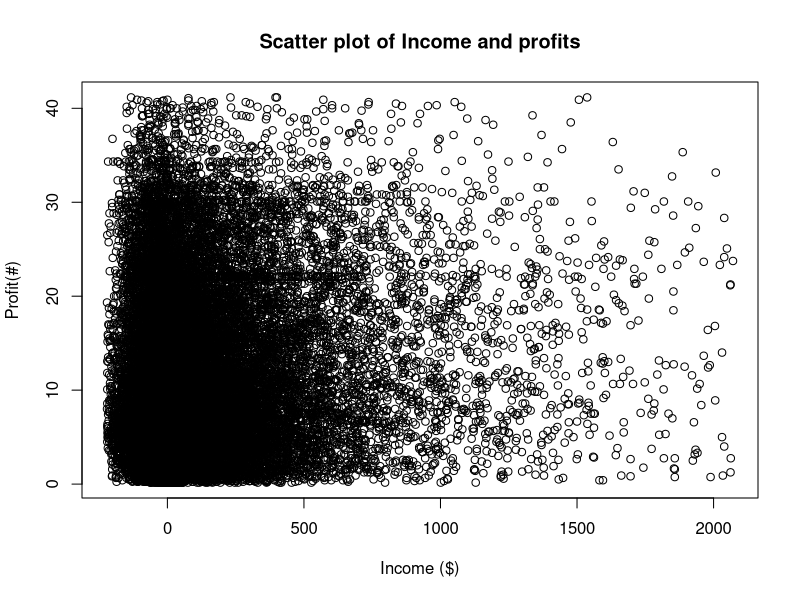
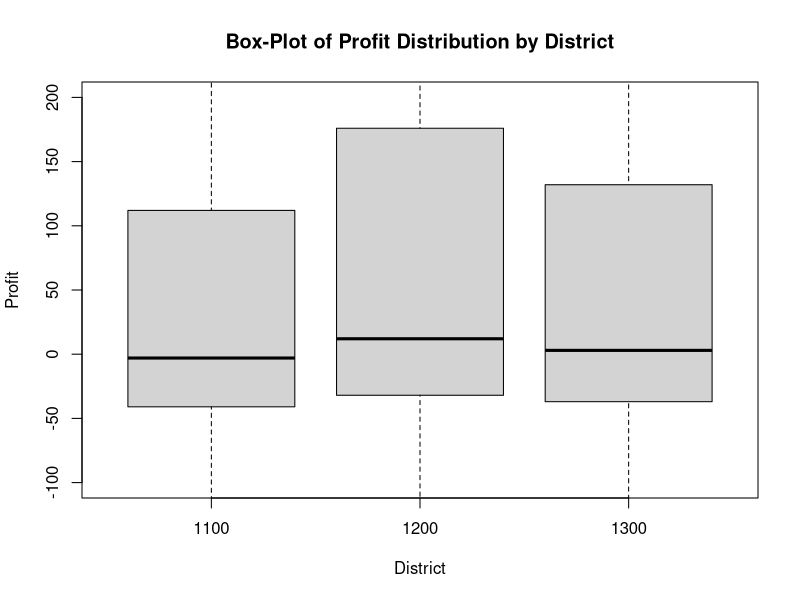
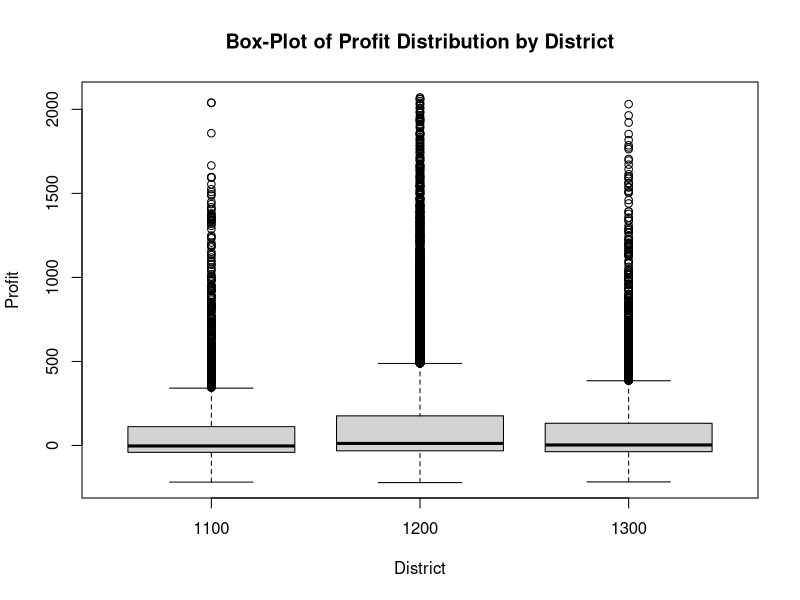
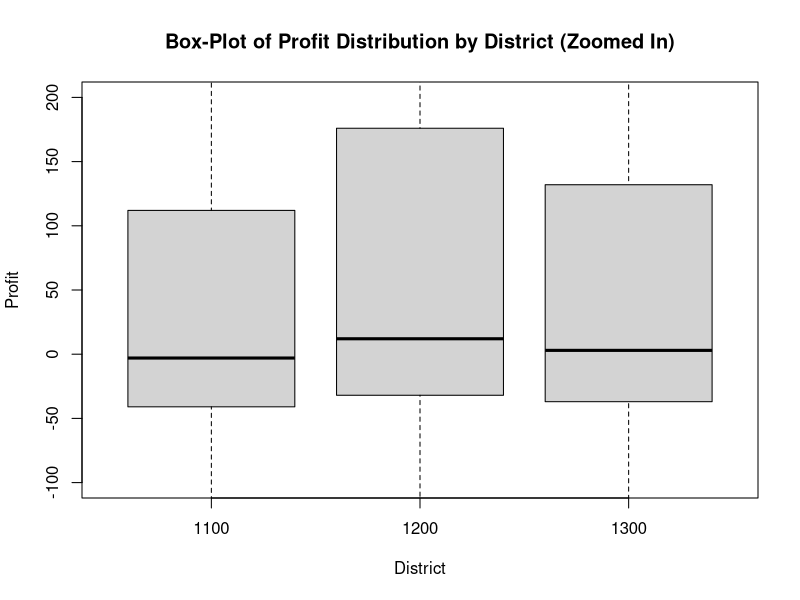
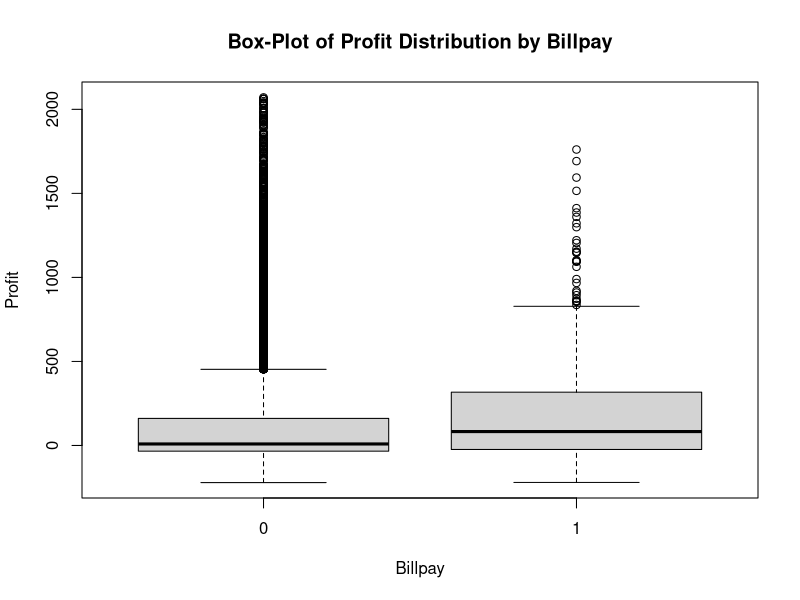
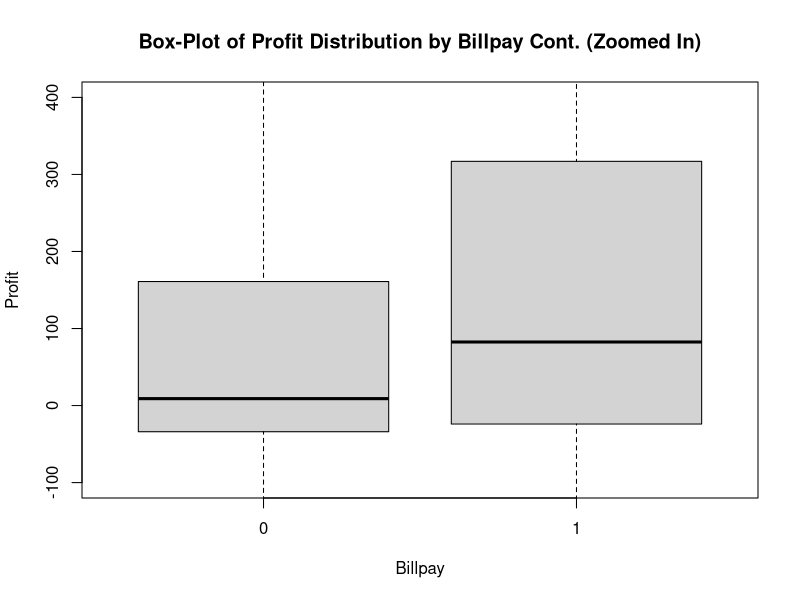
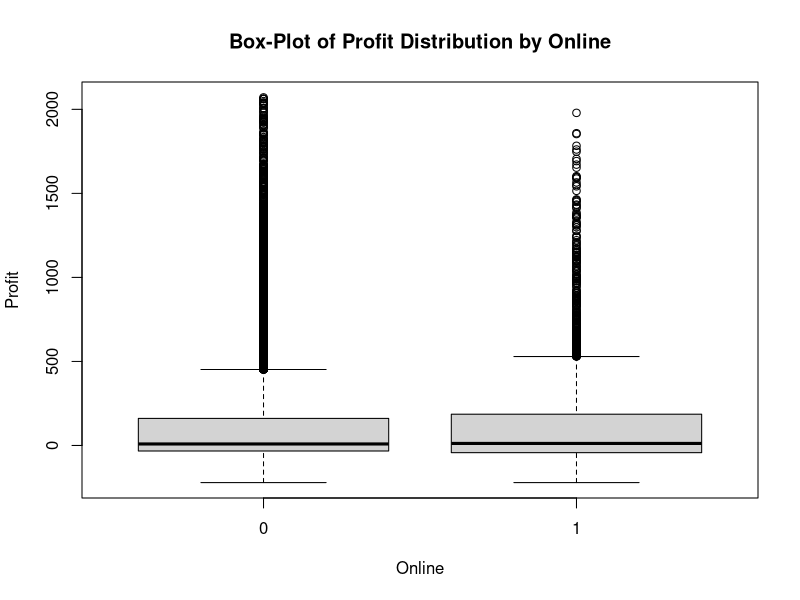
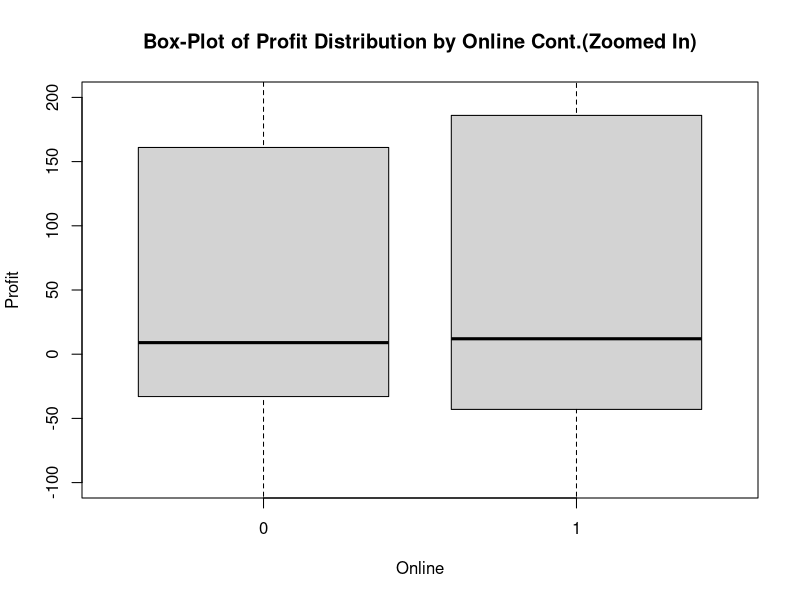

The R script that drew these images, in order:
## ---- chunk 1
knitr::opts_chunk$set(echo = TRUE)
## ---- chunk 2
library(rmarkdown) ### This loads the package
## ---- chunk 3
### Check who left the bank in 2000, named the variable as "LeftBank"
### Check who didn't left the bank in 2000, and the income or age in 1999 were missing, we named the variable as "fixAge" and "fixIncome"
### for "fixAge"== TRUE, we substitute "NA" to be "4", which is the median
### for "fixIncome"== TRUE, we substitute "NA" to be "6", which is the mean

consumerDB = read.csv("dataset.csv")
## check : summary(consumerDB)
consumerDB$LeftBank = is.na(consumerDB$X0Online) & is.na(consumerDB$X0Billpay)
## check : View(consumerDB)
AgeMedian_1999 = median(consumerDB$X9Age,na.rm = TRUE) 
IncomeMean_1999 = median(consumerDB$X9Inc,na.rm = TRUE) 
AgeMedian_1999
IncomeMean_1999
consumerDB$fixAge = !consumerDB$LeftBank & is.na(consumerDB$X9Age)
consumerDB$fixIncome = !consumerDB$LeftBank & is.na(consumerDB$X9Inc)
consumerDB[consumerDB$fixAge,]$X9Age = 4
## check: View(consumerDB)
consumerDB[consumerDB$fixIncome,]$X9Inc = 6
### summary(consumerDB)
## ---- chunk 4

## ---- chunk 5
library(plyr)
summary_table = ddply(consumerDB, .(X9Age), 
                            summarize, Mean = mean(X9Profit), 
                            StandardDeviation = sd(X9Profit))
t(round(summary_table,2))
### check :View(consumerDB)
## ---- chunk 6
#1999 Income with online and billpay
summary_Income_1999 = ddply(consumerDB, .(X9Inc), 
                            summarize, '0' = sum(X9Online,X9Online==0), '1' = sum(X9Online,X9Online==1))
summary_Income_1999
## ---- chunk 7
#1999 Age with online and billpay
summary_Age_1999 = ddply(consumerDB, .(X9Age), 
                            summarize, '0' = sum(X9Online,X9Online==0), '1' = sum(X9Online,X9Online==1))
summary_Age_1999
## ---- chunk 8
### stats Table is wrong
statsTable1999= consumerDB[,2:6]
###View(statsTable1999)
X9Billpay = consumerDB[,10]
statsTable1999= cbind(statsTable1999,X9Billpay)
#View(statsTable1999)
summary(statsTable1999)
### summary(consumerDB)
### statsTable1999=summary.data.frame((statsTable1999)[1:6,])

## ---- chunk 9

## Creating Tenure levels
consumerDB$Tenure.Level = "0"
consumerDB[consumerDB$X9Tenure <= 3.00,]$Tenure.Level = "Level 1"
consumerDB[consumerDB$X9Tenure > 3.00 & consumerDB$X9Tenure <= 6.00,]$Tenure.Level = "Level 2"
consumerDB[consumerDB$X9Tenure > 6.00 & consumerDB$X9Tenure <= 9.00,]$Tenure.Level = "Level 3"
consumerDB[consumerDB$X9Tenure > 9.00 & consumerDB$X9Tenure <= 12.00,]$Tenure.Level = "Level 4"
consumerDB[consumerDB$X9Tenure > 12.00 & consumerDB$X9Tenure <= 15.00,]$Tenure.Level = "Level 5"
consumerDB[consumerDB$X9Tenure > 15.00 & consumerDB$X9Tenure <= 18.00,]$Tenure.Level = "Level 6"
consumerDB[consumerDB$X9Tenure > 18.00 & consumerDB$X9Tenure <= 21.00,]$Tenure.Level = "Level 7"
consumerDB[consumerDB$X9Tenure > 21.00 & consumerDB$X9Tenure <= 24.00,]$Tenure.Level = "Level 8"
consumerDB[consumerDB$X9Tenure > 24.00 & consumerDB$X9Tenure <= 27.00,]$Tenure.Level = "Level 9"
consumerDB[consumerDB$X9Tenure > 27.00 & consumerDB$X9Tenure <= 30.00,]$Tenure.Level = "Level X0"
consumerDB[consumerDB$X9Tenure > 30.00 & consumerDB$X9Tenure <= 33.00,]$Tenure.Level = "Level X1"
consumerDB[consumerDB$X9Tenure > 33.00 & consumerDB$X9Tenure <= 36.00,]$Tenure.Level = "Level X2"
consumerDB[consumerDB$X9Tenure > 36.00 & consumerDB$X9Tenure <= 39.00,]$Tenure.Level = "Level X3"
consumerDB[consumerDB$X9Tenure > 39.00 & consumerDB$X9Tenure <= 42.00,]$Tenure.Level = "Level X4"
table(consumerDB$Tenure.Level,consumerDB$X9Online)
#as.data.frame(consumerDB$Tenure.Level,consumerDB$X9Online)
table(consumerDB$Tenure.Level,consumerDB$X9Billpay)

## ---- chunk 10
### Problem 3 answer
### Please install.packages("psych")

library(psych)
Summary_Table=t(describe(statsTable1999))
Summary_Table = round(Summary_Table,2)
Summary_Table_New = Summary_Table[c(3:5,8:10),c(1,3,4,5)]
Summary_Table_New

## ---- chunk 11
### useless


##View(consumerDB)
plot(consumerDB$X9Tenure ~ consumerDB$X9Profit,  main = "Scatter plot of Income and profits", 
     xlab = "Income ($)", ylab = "Profit(#)")

## ---- chunk 12
boxplot(X9Profit~X9District, data = consumerDB, 
        main = "Box-Plot of Profit Distribution by District",  ## Sets Title to Plot
        xlab = "District", ylab = "Profit", ylim = c(-100,200))### Sets X and Y Axes Labels


## ---- chunk 13

consumerDB2=consumerDB[!is.na(consumerDB$X9Inc),]
consumerDB2=consumerDB2[!is.na(consumerDB2$X9Age),]
#consumerDB2$Na= is.na(consumerDB2$X9Inc ) || is.na(consumerDB2$X9Age)
# View(consumerDB2)
# summary(consumerDB2)
# consumerDB2 means no missing data in 1999 Age and Income
cor(x=consumerDB2$X9Profit, y=consumerDB2$X9Inc)
cor(x=consumerDB2$X9Profit, y=consumerDB2$X9Age)
cor(x=consumerDB$X9Profit, y=consumerDB$X9Online)
cor(x=consumerDB$X9Profit, y=consumerDB$X9Billpay)
cor(x=consumerDB$X9Profit, y=consumerDB$X9Tenure)
cor(x=consumerDB$X9Profit, y=consumerDB$X9District)
## ---- chunk 14
### Profit& District  Vera 
boxplot(X9Profit~X9District, data = consumerDB, 
        main = "Box-Plot of Profit Distribution by District",  ## Sets Title to Plot
        xlab = "District", ylab = "Profit") ### Sets X and Y Axes 
### Profit& District(Zoomed in)
boxplot(X9Profit~X9District, data = consumerDB, 
        main = "Box-Plot of Profit Distribution by District (Zoomed In)",  ## Sets Title to Plot
        xlab = "District", ylab = "Profit",ylim=c(-100,200)) ### Sets X and Y Axes



### Profit& Billpay
boxplot(X9Profit~X9Billpay, data = consumerDB, 
        main = "Box-Plot of Profit Distribution by Billpay",  ## Sets Title to Plot
        xlab = "Billpay", ylab = "Profit") ### Sets X and Y Axes 
### Profit& Billpay(Zoomed in)
boxplot(X9Profit~X9Billpay, data = consumerDB, 
        main = "Box-Plot of Profit Distribution by Billpay Cont. (Zoomed In)",  ## Sets Title to Plot
        xlab = "Billpay", ylab = "Profit",ylim=c(-100,400)) ### Sets X and Y Axes



### Profit& Online
boxplot(X9Profit~X9Online, data = consumerDB, 
        main = "Box-Plot of Profit Distribution by Online",  ## Sets Title to Plot
        xlab = "Online", ylab = "Profit") ### Sets X and Y Axes 
### Profit& online(Zoomed in)
boxplot(X9Profit~X9Online, data = consumerDB, 
        main = "Box-Plot of Profit Distribution by Online Cont.(Zoomed In)",  ## Sets Title to Plot
        xlab = "Online", ylab = "Profit",ylim=c(-100,200)) ### Sets X and Y Axes



### Profit& Age 
boxplot(X9Profit~X9Age, data = consumerDB, 
        main = "Box-Plot of Profit Distribution by Age",  ## Sets Title to Plot
        xlab = "Age", ylab = "Profit") ### Sets X and Y Axes 
### Profit& Age(Zoomed in)
boxplot(X9Profit~X9Age, data = consumerDB, 
        main = "Box-Plot of Profit Distribution by Age Cont.(Zoomed In)",  ## Sets Title to Plot
        xlab = "Age", ylab = "Profit",ylim=c(-100,400)) ### Sets X and Y Axes



### Profit& Income  
boxplot(X9Profit~X9Inc, data = consumerDB, 
        main = "Box-Plot of Profit Distribution by Income",  ## Sets Title to Plot
        xlab = "Income", ylab = "Profit") ### Sets X and Y Axes 
### Profit& Income(Zoomed in)
boxplot(X9Profit~X9Inc, data = consumerDB, 
        main = "Box-Plot of Profit Distribution by Income Cont.(Zoomed In)",  ## Sets Title to Plot
        xlab = "Income", ylab = "Profit",ylim=c(-100,400)) ### Sets X and Y Axes


### Histogram of Profits
hist(consumerDB$X9Profit, main = "Histogram of Profits", 
     xlab = "Profits", ylab = "Count (#)", col = "green", n = 200)



### Histogram of Profits (Zoomed in)
hist(consumerDB$X9Profit, main = "Histogram of Profits Cont. (Zoomed In)", 
     xlab = "Profits", ylab = "Count (#)", col = "green", xlim = c(-221,400), n = 200)
